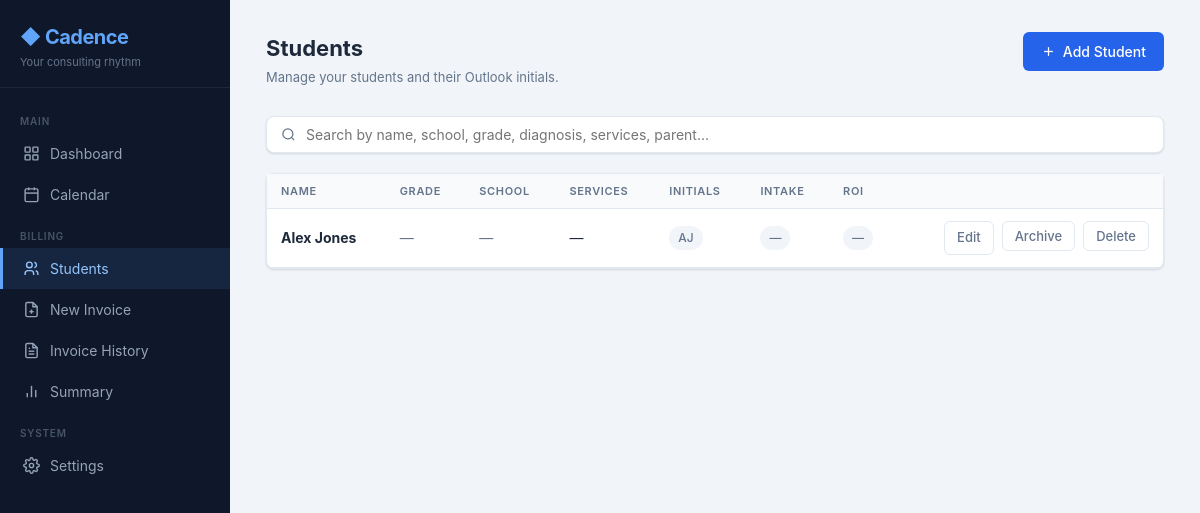
The app's page /clients with its own data.
### tables this page shows
CREATE TABLE clients (
            id         INTEGER PRIMARY KEY AUTOINCREMENT,
            name       TEXT NOT NULL,
            initials   TEXT NOT NULL,
            email      TEXT,
            phone      TEXT,
            created_at TIMESTAMP DEFAULT CURRENT_TIMESTAMP
        , school TEXT, grade TEXT, birthday TEXT, diagnosis TEXT, services TEXT, services_other TEXT, start_date TEXT, end_date TEXT, test_date TEXT, parent1_name TEXT, parent2_name TEXT, parent_address TEXT, parent_city TEXT, parent_state TEXT, parent_zip TEXT, intake_complete INTEGER DEFAULT 0, roi_complete INTEGER DEFAULT 0, notes TEXT, active INTEGER DEFAULT 1, hourly_rate REAL);

### app.py (the view)
@app.route('/clients')
def clients():
    all_students = [_enrich_student(r) for r in get_all_clients()]
    active   = [s for s in all_students if s['active']]
    inactive = [s for s in all_students if not s['active']]
    return render_template('clients.html', clients=active, archived=inactive)

### app.py (called while the page is built, shortened)
@app.after_request
def _touch_activity(response):
    if not request.path.startswith('/static/'):
        global _last_activity
        with _last_activity_lock:
            _last_activity = time.monotonic()
    return response

def _calculate_age(birthday_str):
    if not birthday_str:
        return None

def _enrich_student(row):
    if row is None:
        return None
    d = dict(row)
    try:
        d['services_list'] = json.loads(d.get('services') or '[]')
    except Exception:
        d['services_list'] = []
    d['age'] = _calculate_age(d.get('birthday'))
    return d

### database.py (called while the page is built)
def get_db():
    conn = sqlite3.connect(DB_PATH)
    conn.row_factory = sqlite3.Row
    conn.execute("PRAGMA foreign_keys = ON")
    return conn

def get_all_clients(active_only=False):
    conn = get_db()
    if active_only:
        rows = conn.execute('SELECT * FROM clients WHERE active = 1 ORDER BY name').fetchall()
    else:
        rows = conn.execute('SELECT * FROM clients ORDER BY active DESC, name').fetchall()
    conn.close()
    return rows

### templates/clients.html (shortened to what this page needs)
{% extends "base.html" %}
{% block content %}
<div class="page-header">
  <div class="page-header-left">
    <h2>Students</h2>
    <p>Manage your students and their Outlook initials.</p>
  </div>
  <a href="{{ url_for('add_client') }}" class="btn btn-primary">
    <svg width="15" height="15" fill="none" stroke="currentColor" stroke-width="2" viewBox="0 0 24 24">
      <line x1="12" y1="5" x2="12" y2="19"/><line x1="5" y1="12" x2="19" y2="12"/>
    </svg>
    Add Student
  </a>
</div>
<div class="search-bar-wrap">
  <div class="search-bar">
    <svg width="15" height="15" fill="none" stroke="currentColor" stroke-width="2" viewBox="0 0 24 24"
         style="color:var(--muted); flex-shrink:0">
      <circle cx="11" cy="11" r="8"/><line x1="21" y1="21" x2="16.65" y2="16.65"/>
    </svg>
    <input type="text" id="student-search" placeholder="Search by name, school, grade, diagnosis, services, parent…"
           autofocus autocomplete="off">
  </div>
</div>
<div class="card" style="padding:0">
  {% if clients %}
  <div class="table-wrap">
    <table>
      <thead>
        <tr>
          <th>Name</th>
          <th>Grade</th>
          <th>School</th>
          <th>Services</th>
          <th>Initials</th>
          <th>Intake</th>
          <th>ROI</th>
          <th></th>
        </tr>
      </thead>
      <tbody>
        {% for c in clients %}
        <tr data-search="{{ [c.name, c.grade, c.school, c.diagnosis, c.parent1_name, c.parent2_name, c.initials, c.services_other]|select|join(' ')|lower }}">
          <td>
            <div class="font-bold">{{ c.name }}</div>
          </td>
          <td class="text-muted">{{ c.grade or '—' }}</td>
          <td class="text-muted">{{ c.school or '—' }}</td>
          <td>
            {% if c.services_list %}
              <div class="services-chips">
              {% for svc in c.services_list[:2] %}
                <span class="badge badge-blue" style="margin:1px 2px">{{ svc.replace('_',' ').title() }}</span>
              {% endfor %}
              {% if c.services_list|length > 2 %}
                <span class="badge badge-gray" style="margin:1px 2px">+{{ c.services_list|length - 2 }}</span>
              {% endif %}
              </div>
            {% else %}—{% endif %}
          </td>
          <td><span class="badge badge-gray">{{ c.initials }}</span></td>
          <td>
            {% if c.intake_complete %}
              <span class="badge badge-green">✓</span>
            {% else %}
              <span class="badge badge-gray">—</span>
            {% endif %}
          </td>
          <td>
            {% if c.roi_complete %}
              <span class="badge badge-green">✓</span>
            {% else %}
              <span class="badge badge-gray">—</span>
            {% endif %}
          </td>
          <td>
            <div class="flex gap-2" style="justify-content:flex-end">
              <a href="{{ url_for('edit_client', client_id=c.id) }}" class="btn btn-ghost btn-sm">Edit</a>
              <form id="archive-client-{{ c.id }}" method="POST" action="{{ url_for('archive_client', client_id=c.id) }}">
                <button type="submit" class="btn btn-ghost btn-sm" title="Archive this student">Archive</button>
              </form>
              <form id="del-client-{{ c.id }}" method="POST" action="{{ url_for('delete_client', client_id=c.id) }}">
                <button type="button" class="btn btn-ghost-danger btn-sm"
                  onclick="confirmDelete('del-client-{{ c.id }}', '{{ c.name }}')">Delete</button>
              </form>
            </div>
          </td>
        </tr>
        {% endfor %}
      </tbody>
    </table>
  </div>
  {% endif %}
</div>
{% endblock %}

### static/css/style.css (style rules this page uses)
:root { --primary: #2563eb; --primary-dk: #1d4ed8; --primary-lt: #eff6ff; --bg: #f1f5f9; --card: #ffffff; --border: #e2e8f0; --text: #1e293b; --muted: #64748b; --success: #16a34a; --success-bg: #dcfce7; --danger: #dc2626; --danger-bg: #fee2e2; --warning: #d97706; --warning-bg: #fef3c7; --sidebar-w: 230px; --radius: 8px; --shadow: 0 1px 3px rgba(0,0,0,.08), 0 1px 2px rgba(0,0,0,.06); }
*, *::before, *::after { box-sizing: border-box; margin: 0; padding: 0; }
body { font-family: -apple-system, BlinkMacSystemFont, 'Segoe UI', Roboto, sans-serif; background: var(--bg); color: var(--text); display: flex; min-height: 100vh; font-size: 15px; line-height: 1.5; }
a { color: var(--primary); text-decoration: none; }
.page-header { display: flex; justify-content: space-between; align-items: flex-start; margin-bottom: 28px; }
.page-header-left h2 { font-size: 22px; font-weight: 700; color: var(--text); }
.page-header-left p { font-size: 13px; color: var(--muted); margin-top: 3px; }
.card { background: var(--card); border: 1px solid var(--border); border-radius: var(--radius); box-shadow: var(--shadow); padding: 24px; margin-bottom: 20px; }
.table-wrap { overflow-x: auto; }
table { width: 100%; border-collapse: collapse; }
thead th { background: #f8fafc; padding: 9px 14px; font-size: 11px; font-weight: 600; text-transform: uppercase; letter-spacing: .06em; color: var(--muted); text-align: left; border-bottom: 1px solid var(--border); white-space: nowrap; }
tbody td { padding: 12px 14px; font-size: 14px; border-bottom: 1px solid var(--border); vertical-align: middle; }
input[type=text], input[type=email], input[type=number], input[type=tel], select, textarea { padding: 9px 12px; border: 1px solid var(--border); border-radius: 6px; font-size: 14px; color: var(--text); background: white; transition: border-color .15s, box-shadow .15s; width: 100%; font-family: inherit; }
.btn { display: inline-flex; align-items: center; justify-content: center; gap: 7px; padding: 9px 18px; border-radius: 6px; font-size: 14px; font-weight: 500; cursor: pointer; border: none; transition: all .15s; text-decoration: none; white-space: nowrap; font-family: inherit; }
.btn-primary { background: var(--primary); color: #fff; }
.btn-ghost, .btn-ghost-danger { background: transparent; color: var(--muted); border: 1px solid var(--border); }
.btn-sm { padding: 6px 12px; font-size: 13px; }
.badge { display: inline-block; padding: 3px 9px; border-radius: 20px; font-size: 12px; font-weight: 500; }
.badge-gray { background: #f1f5f9; color: var(--muted); }
.flex { display: flex; }
.gap-2 { gap: 8px; }
.font-bold { font-weight: 700; }
.text-muted { color: var(--muted); }
.search-bar-wrap { display: flex; gap: 10px; align-items: center; margin-bottom: 20px; }
.search-bar { flex: 1; display: flex; align-items: center; gap: 10px; background: white; border: 1px solid var(--border); border-radius: 8px; padding: 9px 14px; box-shadow: var(--shadow); }
.search-bar input { border: none; outline: none; box-shadow: none; font-size: 14px; flex: 1; padding: 0; }

### records on screen
clients: name "Alex Jones", grade "—", school "—", initials "AJ"
